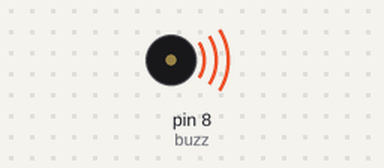
Simulated run of this sketch. Board: Arduino Uno, built with avr-gcc and run on an emulated ATmega328P. Parts: buzzer (waves = sounding, pin HIGH). No radio packets arrive unless stated; the modem accepts every AT command (registered, SIM ready, sends succeed) and sends nothing else.

Above: at 0.1 s.
At 26.1 s:
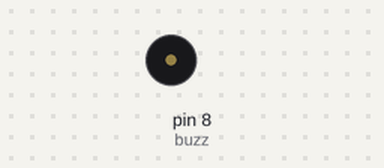
Timing chart, 0 to 27.6 s (numbered marks = the images above):
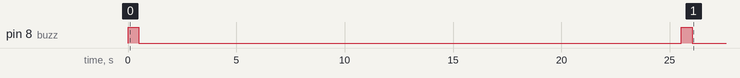

The sketch:

Baby_crying_Detector_sender_reciever.ino
```cpp
#include <VirtualWire.h>
#include <SoftwareSerial.h>

#define buzz 8

byte message[VW_MAX_MESSAGE_LEN];
byte msgLength = VW_MAX_MESSAGE_LEN;

SoftwareSerial SIM800L(2, 3);
String number = "+2348038110422";//+2348161183988";
int _timeout;
String _buffer;

bool state = true;
int val = 0;
void setup() {
  Serial.begin(9600);
  SIM800L.begin(9600);

  _buffer.reserve(50);

  pinMode(buzz, OUTPUT);
  vw_setup(2000);
  vw_rx_start();

  digitalWrite(buzz, HIGH);
  delay(500);
  digitalWrite(buzz, LOW);
  delay(15000);

  callNumber();
  digitalWrite(buzz, HIGH);
  delay(500);
  digitalWrite(buzz, LOW);

}

void callNumber() {
  SIM800L.print (F("ATD"));
  SIM800L.print (number);
  SIM800L.print (F(";\r\n"));
  delay(10000);
  SIM800L.println("AT+CMGF=1");
}

String _readSerial()
{
  _timeout = 0;
  while  (!SIM800L.available() && _timeout < 12000  )
  {
    delay(13);
    _timeout++;
  }

  if (SIM800L.available())
  {
    return SIM800L.readString();
  }
}


void loop() {


  if(vw_get_message(message, &msgLength)){
    for(int i = 0; i < msgLength; i++){
      int x = message[i]-'0'; //ASCII code
      val = x;
      Serial.println(val);
      if(x == 2){
        digitalWrite(buzz, HIGH);
        callNumber();
      }
      else{
        digitalWrite(buzz, LOW);
        }
    }
    delay(100);

  }
}
```
